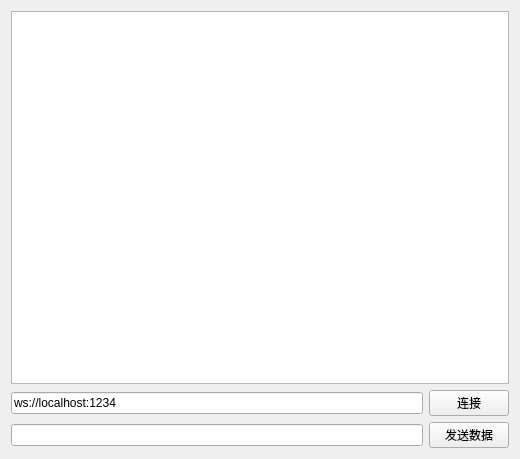
<?xml version="1.0" encoding="UTF-8"?>
<ui version="4.0">
 <class>Widget</class>
 <widget class="QWidget" name="Widget">
  <property name="geometry">
   <rect>
    <x>0</x>
    <y>0</y>
    <width>520</width>
    <height>459</height>
   </rect>
  </property>
  <property name="windowTitle">
   <string>Widget</string>
  </property>
  <layout class="QGridLayout" name="gridLayout">
   <item row="0" column="0" colspan="2">
    <widget class="QTextEdit" name="textEdit"/>
   </item>
   <item row="1" column="0">
    <widget class="QLineEdit" name="lineEdit_url">
     <property name="text">
      <string>ws://localhost:1234</string>
     </property>
    </widget>
   </item>
   <item row="1" column="1">
    <widget class="QPushButton" name="but_connect">
     <property name="text">
      <string>连接</string>
     </property>
    </widget>
   </item>
   <item row="2" column="0">
    <widget class="QLineEdit" name="lineEdit_send"/>
   </item>
   <item row="2" column="1">
    <widget class="QPushButton" name="but_send">
     <property name="text">
      <string>发送数据</string>
     </property>
    </widget>
   </item>
  </layout>
 </widget>
 <resources/>
 <connections/>
</ui>
